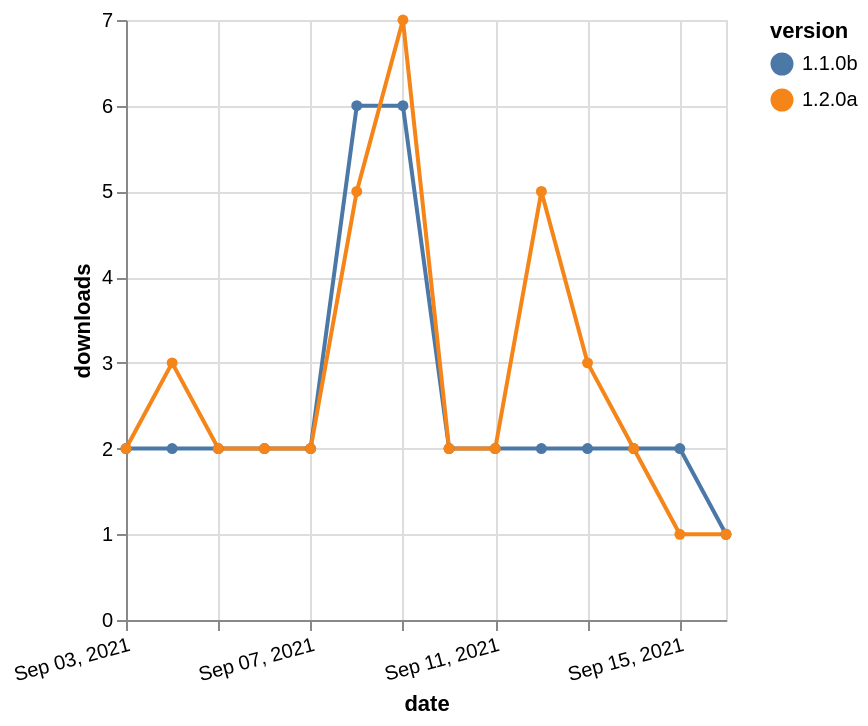

Source (Vega-Lite JSON):
### Vega-Lite specification from a JSON file in a GitHub repository (floating-point values rounded to 4 significant figures)
{"$schema": "https://vega.github.io/schema/vega-lite/v5.json", "description": "A simple bar chart with embedded data.", "data": {"values": [{"date": "2021-09-03", "total": 4994, "delta": 2, "version": "1.1.0b"}, {"date": "2021-09-04", "total": 4996, "delta": 2, "version": "1.1.0b"}, {"date": "2021-09-05", "total": 4998, "delta": 2, "version": "1.1.0b"}, {"date": "2021-09-06", "total": 5000, "delta": 2, "version": "1.1.0b"}, {"date": "2021-09-07", "total": 5002, "delta": 2, "version": "1.1.0b"}, {"date": "2021-09-08", "total": 5008, "delta": 6, "version": "1.1.0b"}, {"date": "2021-09-09", "total": 5014, "delta": 6, "version": "1.1.0b"}, {"date": "2021-09-10", "total": 5016, "delta": 2, "version": "1.1.0b"}, {"date": "2021-09-11", "total": 5018, "delta": 2, "version": "1.1.0b"}, {"date": "2021-09-12", "total": 5020, "delta": 2, "version": "1.1.0b"}, {"date": "2021-09-13", "total": 5022, "delta": 2, "version": "1.1.0b"}, {"date": "2021-09-14", "total": 5024, "delta": 2, "version": "1.1.0b"}, {"date": "2021-09-15", "total": 5026, "delta": 2, "version": "1.1.0b"}, {"date": "2021-09-16", "total": 5027, "delta": 1, "version": "1.1.0b"}, {"date": "2021-09-03", "total": 2498, "delta": 2, "version": "1.2.0a"}, {"date": "2021-09-04", "total": 2501, "delta": 3, "version": "1.2.0a"}, {"date": "2021-09-05", "total": 2503, "delta": 2, "version": "1.2.0a"}, {"date": "2021-09-06", "total": 2505, "delta": 2, "version": "1.2.0a"}, {"date": "2021-09-07", "total": 2507, "delta": 2, "version": "1.2.0a"}, {"date": "2021-09-08", "total": 2512, "delta": 5, "version": "1.2.0a"}, {"date": "2021-09-09", "total": 2519, "delta": 7, "version": "1.2.0a"}, {"date": "2021-09-10", "total": 2521, "delta": 2, "version": "1.2.0a"}, {"date": "2021-09-11", "total": 2523, "delta": 2, "version": "1.2.0a"}, {"date": "2021-09-12", "total": 2528, "delta": 5, "version": "1.2.0a"}, {"date": "2021-09-13", "total": 2531, "delta": 3, "version": "1.2.0a"}, {"date": "2021-09-14", "total": 2533, "delta": 2, "version": "1.2.0a"}, {"date": "2021-09-15", "total": 2534, "delta": 1, "version": "1.2.0a"}, {"date": "2021-09-16", "total": 2535, "delta": 1, "version": "1.2.0a"}]}, "width": "container", "mark": {"type": "line", "point": {"filled": true}}, "encoding": {"x": {"field": "date", "type": "temporal", "timeUnit": "yearmonthdate", "title": "date", "axis": {"labelAngle": -15}}, "y": {"field": "delta", "type": "quantitative", "title": "downloads"}, "color": {"field": "version", "type": "nominal"}, "tooltip": {"field": "delta"}}}
